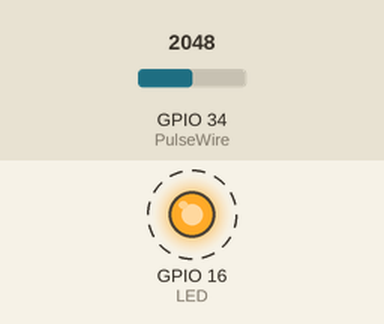
This sketch was run on a simulated ESP32. Shown: output pins drawn as LEDs (lit = HIGH). Dashed ring = blinking. The inputs (shaded band) are chosen by the test bench; at power-on: GPIO 34 (PulseWire) = 2048. WiFi joins after 1.5 s; servers stay silent unless stated; what the sketch prints to the serial monitor is not drawn.

Above: at 5.5 s.
Timing chart, 0 to 9.6 s (numbered marks = the images above):
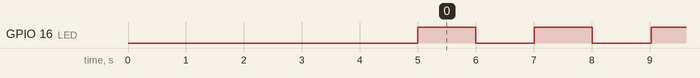

Measured:
- by itself, GPIO 16 (LED): alternates HIGH for 1.0 s and LOW for 1.0 s

The sketch:

pulse_sensor_esp32_tried_to_calibrate.ino
```cpp
#if CONFIG_FREERTOS_UNICORE
#define ARDUINO_RUNNING_CORE 0
#else
#define ARDUINO_RUNNING_CORE 1
#endif

#define BLYNK_PRINT Serial
#include <WiFi.h>
#include <WiFiClient.h>
#include <BlynkSimpleEsp32.h>
BlynkTimer timer;

char auth[] = "i0aj3JBtL9rRhnOKCH15jjJmlIWOul2h";
char ssid[] = "DIGI_066b80";
char pass[] = "aa21f994";

/*---------------------- Variables ---------------------*/
const int PulseWire = 34;       // PulseSensor PURPLE WIRE connected to ANALOG PIN 0
const int LED16 = 16;          // The on-board Arduino LED, close to PIN 13.
//int Threshold = 550;           // Determine which Signal to "count as a beat" and which to ignore.

int sensorValue = 0;         // the sensor value
int sensorMin = 1023;        // minimum sensor value
int sensorMax = 0;           // maximum sensor value

//declaration of a mutex semaphore handle

/*---------------------- Tasks definition---------------------*/
//define two tasks: blink & analog read
void TaskBlink(void *pvParameters);
void TaskAnalogRead(void *pvParameters);

SemaphoreHandle_t xSerialSemaphore;   //used to ensure that only one task is accessing the resource at any time

/*---------------------- Setup ---------------------*/
//setup for reset/power on the board
 void setup() {
  // put your setup code here, to run once:
  Serial.begin(9600); //serial communication initialized at 9600 bits per seconds
  Blynk.begin(auth, ssid, pass);
  pinMode(LED16, OUTPUT);
  pinMode(PulseWire, INPUT);

  while(!Serial) {
    ;//wait for serial port to connect
  }

 if (xSerialSemaphore == NULL)                   //check that the serial semaphore has not already been created
  {
    xSerialSemaphore = xSemaphoreCreateMutex();   //create a mutex semaphore, used to manage serial port
    if ((xSerialSemaphore) != NULL)
      xSemaphoreGive ((xSerialSemaphore));        //serial port available to use
  }

  //Configuration of the PulseSensor (variables are assigned)
//  pulseSensor.analogInput(PulseWire);
//  pulseSensor.blinkOnPulse(LED16);       //auto-magically blink Arduino's LED with heartbeat.
//  pulseSensor.setThreshold(Threshold);

//Check if the pulse sensor object was created. If yes => we see a signal.
//   if (pulseSensor.begin()) {
//    Serial.println("PulseSensor Object successfuly created!");  //This prints one time at Arduino power-up,  or on Arduino reset.
//  }

  while (millis() < 5000) {
    sensorValue = analogRead(PulseWire);

    // record the maximum sensor value
    if (sensorValue > sensorMax) {
      sensorMax = sensorValue;
    }

    // record the minimum sensor value
    if (sensorValue < sensorMin) {
      sensorMin = sensorValue;
    }
  }

//setup tasks to run independently
  xTaskCreatePinnedToCore(
                TaskBlink,      //task function
                "Blink",        //name of the task
                1024,            //stack size (words)
                NULL,           //parameter -> input of the task
                1,              //priority of task
                NULL,
                ARDUINO_RUNNING_CORE);          //task handle (reference the task from ouside the execution


  xTaskCreatePinnedToCore(
                TaskAnalogRead,      //task function
                "Read",              //name of the task
                10000,                 //stack size (words)
                NULL,                //parameter -> input of the task
                2,                   //priority of task
                NULL,
                ARDUINO_RUNNING_CORE);               //task handle (reference the task from ouside the execution

}

//The task scheduler is automatically started

void loop() {
  //is empty => things are done in tasks
}


/*---------------------- Tasks ---------------------*/
void TaskBlink( void *pvParameters) {
  (void) pvParameters;

  //initialize led on pin 16
  #define LED 16 //the led in connected to digital pin 16
  pinMode(LED, OUTPUT);
  for(;;) //never return or exit
  {
    // If the semaphore is not available, wait 5 ticks of the Scheduler to see if it becomes free.
    if ( xSemaphoreTake( xSerialSemaphore, ( TickType_t ) 5 ) == pdTRUE ){
    Serial.println("Led blinking");
    digitalWrite(LED,HIGH);                 //led on
    vTaskDelay(1000/portTICK_PERIOD_MS);    //wait 1sec
    digitalWrite(LED,LOW);                  //led off
    vTaskDelay(1000/portTICK_PERIOD_MS);    //wait 1sec
    }
    xSemaphoreGive(xSerialSemaphore);       //give serial port to others
    vTaskDelay(10);    // one tick delay (15ms) in between reads for stability
  }
}


void TaskAnalogRead(void *pvParameters) {
  (void) pvParameters;
    for (;;)
  {
if (xSemaphoreTake (xSerialSemaphore, (TickType_t) 100) == pdTRUE){
    int sensorValue = analogRead(PulseWire);
    sensorValue = map(sensorValue, sensorMin, sensorMax, 0, 255);
    // in case the sensor value is outside the range seen during calibration
    sensorValue = constrain(sensorValue, 0, 255);
    Blynk.virtualWrite(V1, sensorValue);
    Serial.println(sensorValue);

    xSemaphoreGive(xSerialSemaphore);
    vTaskDelay(10);
  }
 }
}
 
```
